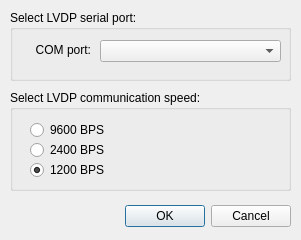
<?xml version="1.0" encoding="UTF-8"?>
<ui version="4.0">
 <class>serialPortSelectDialog</class>
 <widget class="QDialog" name="serialPortSelectDialog">
  <property name="geometry">
   <rect>
    <x>0</x>
    <y>0</y>
    <width>301</width>
    <height>240</height>
   </rect>
  </property>
  <property name="windowTitle">
   <string>Configure LVDP serial port settings</string>
  </property>
  <widget class="QDialogButtonBox" name="buttonBox">
   <property name="geometry">
    <rect>
     <x>-50</x>
     <y>200</y>
     <width>341</width>
     <height>32</height>
    </rect>
   </property>
   <property name="orientation">
    <enum>Qt::Horizontal</enum>
   </property>
   <property name="standardButtons">
    <set>QDialogButtonBox::Cancel|QDialogButtonBox::Ok</set>
   </property>
  </widget>
  <widget class="QGroupBox" name="serialPortGroupBox">
   <property name="geometry">
    <rect>
     <x>10</x>
     <y>10</y>
     <width>281</width>
     <height>71</height>
    </rect>
   </property>
   <property name="title">
    <string>Select LVDP serial port:</string>
   </property>
   <widget class="QComboBox" name="serialPortSelectComboBox">
    <property name="geometry">
     <rect>
      <x>90</x>
      <y>30</y>
      <width>181</width>
      <height>22</height>
     </rect>
    </property>
   </widget>
   <widget class="QLabel" name="staticLabel">
    <property name="geometry">
     <rect>
      <x>10</x>
      <y>30</y>
      <width>71</width>
      <height>20</height>
     </rect>
    </property>
    <property name="text">
     <string>COM port:</string>
    </property>
    <property name="alignment">
     <set>Qt::AlignRight|Qt::AlignTrailing|Qt::AlignVCenter</set>
    </property>
   </widget>
  </widget>
  <widget class="QGroupBox" name="serialPortSpeedGroupBox">
   <property name="geometry">
    <rect>
     <x>10</x>
     <y>90</y>
     <width>281</width>
     <height>101</height>
    </rect>
   </property>
   <property name="title">
    <string>Select LVDP communication speed:</string>
   </property>
   <widget class="QRadioButton" name="bps9600RadioButton">
    <property name="geometry">
     <rect>
      <x>20</x>
      <y>30</y>
      <width>97</width>
      <height>20</height>
     </rect>
    </property>
    <property name="text">
     <string>9600 BPS</string>
    </property>
    <attribute name="buttonGroup">
     <string notr="true">serialPortSpeedButtonGroup</string>
    </attribute>
   </widget>
   <widget class="QRadioButton" name="bps2400RadioButton">
    <property name="geometry">
     <rect>
      <x>20</x>
      <y>50</y>
      <width>97</width>
      <height>20</height>
     </rect>
    </property>
    <property name="text">
     <string>2400 BPS</string>
    </property>
    <attribute name="buttonGroup">
     <string notr="true">serialPortSpeedButtonGroup</string>
    </attribute>
   </widget>
   <widget class="QRadioButton" name="bps1200RadioButton">
    <property name="geometry">
     <rect>
      <x>20</x>
      <y>70</y>
      <width>97</width>
      <height>20</height>
     </rect>
    </property>
    <property name="text">
     <string>1200 BPS</string>
    </property>
    <property name="checked">
     <bool>true</bool>
    </property>
    <attribute name="buttonGroup">
     <string notr="true">serialPortSpeedButtonGroup</string>
    </attribute>
   </widget>
  </widget>
 </widget>
 <resources/>
 <connections>
  <connection>
   <sender>buttonBox</sender>
   <signal>rejected()</signal>
   <receiver>serialPortSelectDialog</receiver>
   <slot>reject()</slot>
   <hints>
    <hint type="sourcelabel">
     <x>316</x>
     <y>260</y>
    </hint>
    <hint type="destinationlabel">
     <x>286</x>
     <y>274</y>
    </hint>
   </hints>
  </connection>
 </connections>
 <buttongroups>
  <buttongroup name="serialPortSpeedButtonGroup"/>
 </buttongroups>
</ui>
